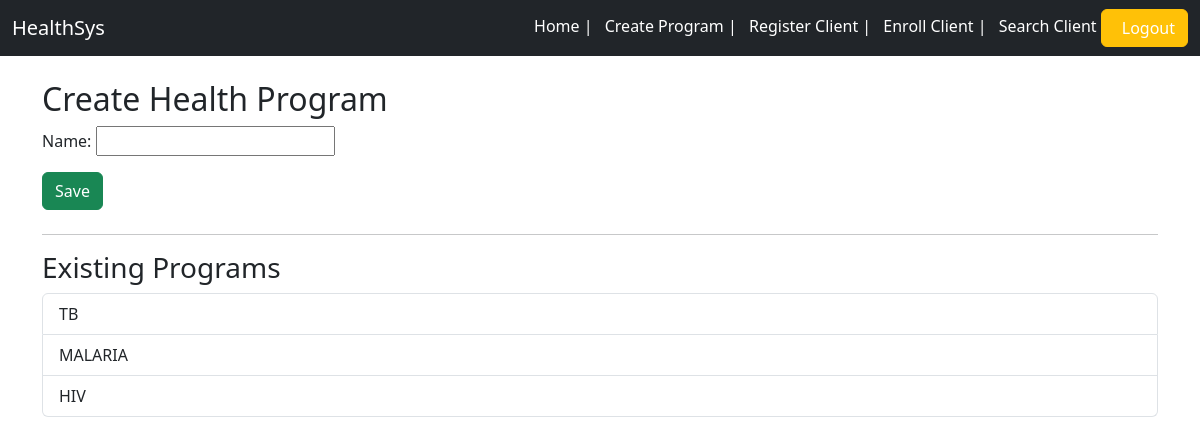
/program/create/ (signed in), run on an earlier commit of the app's database.
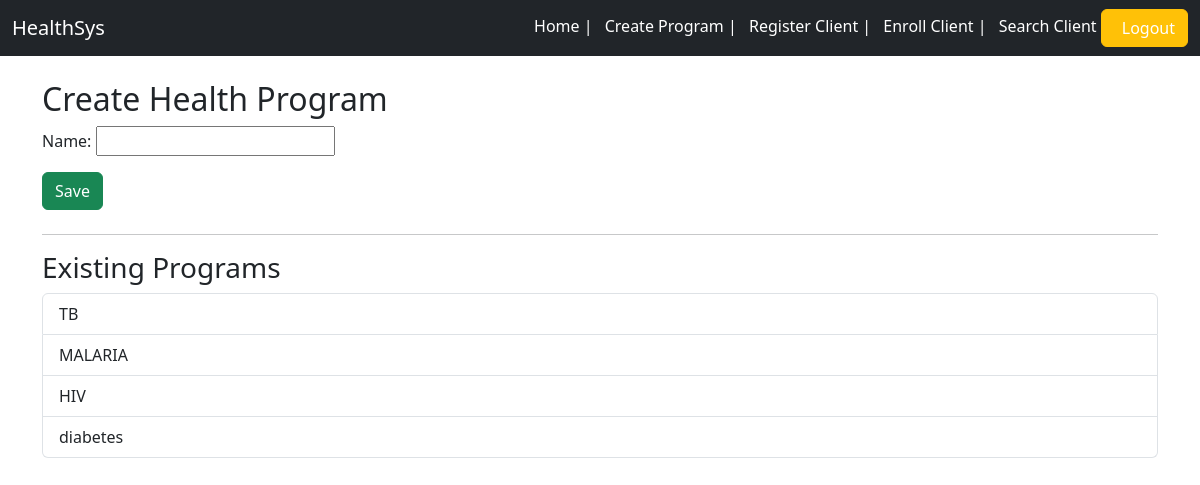
And on a later commit of the database.
### core/models.py (models this page shows, shortened)
class HealthPrograme(models.Model):
    name = models.CharField(max_length=100)

### core/views.py (the view)
# urls.py: path('program/create/', views.create_program, name='create_program'),
@login_required
def create_program(request):
    if request.method == 'POST':
        form = HealthProgrameForm(request.POST )
        if form.is_valid():
            form.save()
            return redirect('dashboard')
    else:
        form = HealthProgrameForm()
    programs = HealthPrograme.objects.all()
    return render(request, 'create_program.html',
                  {'form': form,
                   'programs':programs,})

### core/forms.py
class HealthProgrameForm(forms.ModelForm):
    class Meta:
        model = HealthPrograme
        fields = "__all__"

### core/templates/create_program.html (shortened to what this page needs)
{% extends 'base.html' %}
{% block content %}
<h2>Create Health Program</h2>
<form method="post" class="mb-4">
  {{ form.as_p }}
  <button type="submit" class="btn btn-success">Save</button>
</form>
<hr>
<h3>Existing Programs</h3>
<ul class="list-group">
  {% for program in programs %}
    <li class="list-group-item">{{ program.name }}</li>
  {% empty %}
    <li class="list-group-item">No programs available yet.</li>
  {% endfor %}
</ul>
{% endblock %}

What changed in the data, as far as the page shows it:
added HealthPrograme: name "diabetes"
